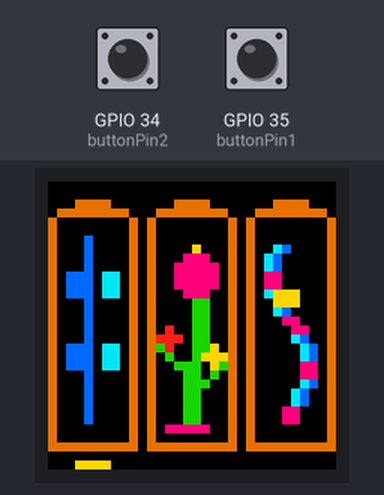
The sketch below on a simulated ESP32. On the bench: 32×32 colour display. Inputs (shaded band) come from the test bench; at power-on: GPIO 34 (buttonPin2) LOW, GPIO 35 (buttonPin1) LOW. What the sketch prints to the serial monitor is not drawn.

Above: at 1.2 s.
1.3 s: GPIO 34 (buttonPin2) pulled HIGH for 0.15 s
At 1.66 s:
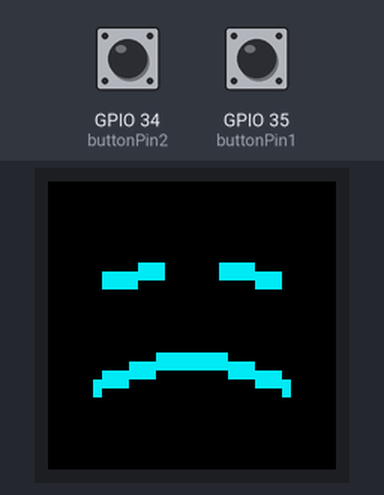
2.0 s: GPIO 35 (buttonPin1) pulled HIGH for 0.15 s
At 2.58 s:
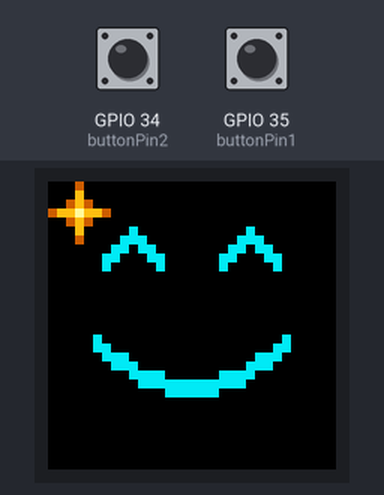
2.7 s: GPIO 34 (buttonPin2) pulled HIGH for 1 s
At 4.23 s:
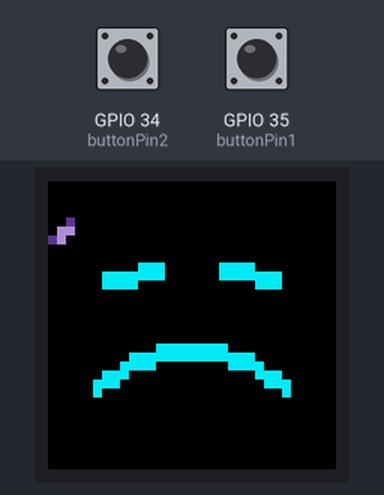
4.3 s: GPIO 35 (buttonPin1) pulled HIGH for 1 s
At 6.05 s:
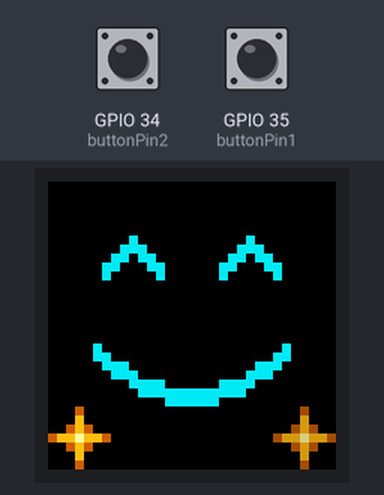
Timing chart, 0 to 6.9 s (numbered marks = the images above; inputs shaded):
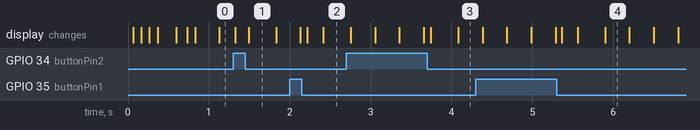

The sketch:

after.ino
```cpp
// --- CUSTOM PXMATRIX PINS: PRESERVED FROM YOUR SKETCH ---
#define P_R1 13
#define P_G1 27
#define P_B1 26
#define P_R2 13
#define P_G2 27
#define P_B2 26

#define PxMATRIX_DOUBLE_BUFFER true

#include <PxMatrix.h>
#include <math.h>

// ------------------------- Matrix wiring -------------------------
#define P_LAT 22
#define P_A   19
#define P_B   23
#define P_C   18
#define P_D   5
#define P_OE  16

PxMATRIX display(32, 32, P_LAT, P_OE, P_A, P_B, P_C, P_D);

// ------------------------- Display refresh -------------------------
hw_timer_t *displayTimer = nullptr;
portMUX_TYPE timerMux = portMUX_INITIALIZER_UNLOCKED;

void IRAM_ATTR display_updater() {
  portENTER_CRITICAL_ISR(&timerMux);
  display.display(10);
  portEXIT_CRITICAL_ISR(&timerMux);
}

// ------------------------- Buttons -------------------------
const int buttonPin1 = 35;
const int buttonPin2 = 34;

// External pull-ups: released = HIGH, pressed = LOW.
const unsigned long DEBOUNCE_MS = 30;

struct Button {
  int pin;
  byte rawState;
  byte stableState;
  unsigned long changedAt;
};

// Explicit declarations for Arduino's sketch preprocessor.
void initializeButton(Button &button);
bool buttonPressed(Button &button, unsigned long now);

Button greenButton = {buttonPin1, HIGH, HIGH, 0};
Button blueButton = {buttonPin2, HIGH, HIGH, 0};

enum Scene {
  POND,
  HAPPY,
  SAD
};

Scene currentScene = POND;

unsigned long effectStarted = 0;
unsigned long lastFrame = 0;

const unsigned long FRAME_INTERVAL_MS = 33;
const unsigned long EFFECT_DURATION_MS = 3000UL;

// ------------------------- Button functions -------------------------
void initializeButton(Button &button) {
  pinMode(button.pin, INPUT);

  button.rawState = digitalRead(button.pin);
  button.stableState = button.rawState;
  button.changedAt = millis();
}

bool buttonPressed(Button &button, unsigned long now) {
  byte reading = digitalRead(button.pin);

  if (reading != button.rawState) {
    button.rawState = reading;
    button.changedAt = now;
  }

  if (reading != button.stableState &&
      now - button.changedAt >= DEBOUNCE_MS) {
    button.stableState = reading;
    return reading == LOW;
  }

  return false;
}

// ------------------------- Drawing helpers -------------------------
float smoothProgress(float value) {
  if (value < 0.0f) value = 0.0f;
  if (value > 1.0f) value = 1.0f;

  return value * value * (3.0f - 2.0f * value);
}

void drawGlint(int x, int y, uint16_t color) {
  display.drawPixel(x, y, color);
  display.drawPixel(x - 1, y, color);
  display.drawPixel(x + 1, y, color);
  display.drawPixel(x, y - 1, color);
  display.drawPixel(x, y + 1, color);
}

// ------------------------- Effect 1: Happy with golden stars -------------------------
void effect1(unsigned long now) {
  unsigned long elapsed = now - effectStarted;

  uint16_t cyan = display.color565(0, 235, 245);
  display.fillScreen(display.color565(0, 0, 0));

  // Smile is present immediately.
  float expression = smoothProgress(elapsed / 250.0f);
  float smileDepth = 3.0f + 2.0f * expression;

  // Happy rise, then gentle settling.
  float lift = 0.0f;

  if (elapsed < 220UL) {
    lift = 2.0f * smoothProgress(elapsed / 220.0f);
  } else if (elapsed < 800UL) {
    lift = 2.0f *
           (1.0f - smoothProgress(
               (elapsed - 220UL) / 580.0f));
  }

  int offsetY = -(int)roundf(lift);

  // Slow contented blink.
  float eyeOpenness = 1.0f;

  if (elapsed >= 1400UL && elapsed < 1520UL) {
    eyeOpenness = 1.0f -
        smoothProgress((elapsed - 1400UL) / 120.0f);
  } else if (elapsed >= 1520UL && elapsed < 1780UL) {
    eyeOpenness = 0.0f;
  } else if (elapsed >= 1780UL && elapsed < 1940UL) {
    eyeOpenness =
        smoothProgress((elapsed - 1780UL) / 160.0f);
  }

  const int eyeCenters[2] = {9, 22};
  int eyeY = 10 + offsetY;
  int archHeight = (int)roundf(3.0f * eyeOpenness);

  for (int eye = 0; eye < 2; eye++) {
    int ex = eyeCenters[eye];

    if (archHeight == 0) {
      display.fillRect(ex - 3, eyeY, 7, 2, cyan);
    } else {
      for (int thickness = 0; thickness < 2; thickness++) {
        display.drawLine(
            ex - 3, eyeY + thickness,
            ex, eyeY - archHeight + thickness,
            cyan);

        display.drawLine(
            ex, eyeY - archHeight + thickness,
            ex + 3, eyeY + thickness,
            cyan);
      }
    }
  }

  // Continuous, two-pixel-thick smile.
  int previousX = 0;
  int previousY = 0;

  for (int column = 0; column < 22; column++) {
    int x = 5 + column;
    float u = (column - 10.5f) / 10.5f;

    int y = 19 + offsetY +
            (int)roundf(
                smileDepth * (1.0f - u * u));

    for (int thickness = 0; thickness < 2; thickness++) {
      if (column == 0) {
        display.drawPixel(x, y + thickness, cyan);
      } else {
        display.drawLine(
            previousX, previousY + thickness,
            x, y + thickness,
            cyan);
      }
    }

    previousX = x;
    previousY = y;
  }

  // Star sprite:
  // 0 = black space, 1 = amber, 2 = gold, 3 = pale center.
  //
  // Long points and a broad center make the silhouette
  // read as a star rather than an isolated bright dot.
  static const uint8_t star[7][7] = {
    {0, 0, 0, 1, 0, 0, 0},
    {0, 0, 0, 2, 0, 0, 0},
    {0, 0, 1, 2, 1, 0, 0},
    {1, 2, 2, 3, 2, 2, 1},
    {0, 0, 1, 2, 1, 0, 0},
    {0, 0, 0, 2, 0, 0, 0},
    {0, 0, 0, 1, 0, 0, 0}
  };

  // Five safe positions, separated from the face.
  static const uint8_t starX[5] = {3, 28, 3, 28, 16};
  static const uint8_t starY[5] = {3, 28, 28, 3, 3};

  // Twelve appearances, staggered around the face.
  const int STAR_COUNT = 12;

  static const unsigned long starStart[STAR_COUNT] = {
     120UL,  300UL,  480UL,  660UL,
     840UL, 1020UL, 1200UL, 1380UL,
    1560UL, 1740UL, 1920UL, 2100UL
  };

  const unsigned long STAR_DURATION_MS = 420UL;

  for (int i = 0; i < STAR_COUNT; i++) {
    if (elapsed < starStart[i]) {
      continue;
    }

    unsigned long age = elapsed - starStart[i];

    if (age >= STAR_DURATION_MS) {
      continue;
    }

    // Appear as a complete star, hold, then fade.
    // Never shrink into a lone pixel.
    float brightness = 1.0f;

    if (age >= 200UL) {
      brightness = 1.0f -
          smoothProgress((age - 200UL) / 220.0f);
    }

    uint16_t colors[4];
    colors[0] = 0;

    colors[1] = display.color565(
        (uint8_t)roundf(200.0f * brightness),
        (uint8_t)roundf(95.0f * brightness),
        0);

    colors[2] = display.color565(
        (uint8_t)roundf(255.0f * brightness),
        (uint8_t)roundf(190.0f * brightness),
        (uint8_t)roundf(20.0f * brightness));

    colors[3] = display.color565(
        (uint8_t)roundf(255.0f * brightness),
        (uint8_t)roundf(250.0f * brightness),
        (uint8_t)roundf(155.0f * brightness));

    int position = i % 5;
    int left = starX[position] - 3;
    int top = starY[position] - 3;

    for (int sy = 0; sy < 7; sy++) {
      for (int sx = 0; sx < 7; sx++) {
        uint8_t shade = star[sy][sx];

        if (shade != 0) {
          display.drawPixel(
              left + sx, top + sy, colors[shade]);
        }
      }
    }
  }
}


// ------------------------- Effect 2: Sad face with falling petals -------------------------
void effect2(unsigned long now) {
  unsigned long elapsed = now - effectStarted;

  uint16_t cyan = display.color565(0, 235, 245);
  display.fillScreen(display.color565(0, 0, 0));

  float expression = smoothProgress(elapsed / 450.0f);
  float frownDepth = 3.0f + 1.5f * expression;

  // Entire face sits two pixels higher, with a gentle sinking motion.
  int offsetY = -2 + (int)roundf(
      smoothProgress(elapsed / 850.0f));

  // Slow, weary blink.
  float eyeOpenness = 1.0f;

  if (elapsed >= 900UL && elapsed < 1060UL) {
    eyeOpenness = 1.0f -
        smoothProgress((elapsed - 900UL) / 160.0f);
  } else if (elapsed >= 1060UL && elapsed < 1360UL) {
    eyeOpenness = 0.0f;
  } else if (elapsed >= 1360UL && elapsed < 1580UL) {
    eyeOpenness =
        smoothProgress((elapsed - 1360UL) / 220.0f);
  }

  int eyeY = 11 + offsetY;
  int droop = (int)roundf(eyeOpenness);

  // Restrained, two-pixel-thick eyes.
  for (int thickness = 0; thickness < 2; thickness++) {
    display.drawLine(
        6, eyeY + 1 + thickness,
        12, eyeY + 1 - droop + thickness,
        cyan);

    display.drawLine(
        19, eyeY + 1 - droop + thickness,
        25, eyeY + 1 + thickness,
        cyan);
  }

  // Continuous, two-pixel-thick frown.
  int previousX = 0;
  int previousY = 0;

  for (int column = 0; column < 22; column++) {
    int x = 5 + column;
    float u = (column - 10.5f) / 10.5f;

    int y = 24 + offsetY -
            (int)roundf(
                frownDepth * (1.0f - u * u));

    for (int thickness = 0; thickness < 2; thickness++) {
      if (column == 0) {
        display.drawPixel(x, y + thickness, cyan);
      } else {
        display.drawLine(
            previousX, previousY + thickness,
            x, y + thickness,
            cyan);
      }
    }

    previousX = x;
    previousY = y;
  }

  // ------------------------- Tears -------------------------
  static const unsigned long tearStart[2] = {
    1150UL, 1950UL
  };

  const unsigned long TEAR_DURATION_MS = 1100UL;

  for (int i = 0; i < 2; i++) {
    if (elapsed < tearStart[i]) {
      continue;
    }

    unsigned long age = elapsed - tearStart[i];

    if (age >= TEAR_DURATION_MS) {
      continue;
    }

    float progress = age / (float)TEAR_DURATION_MS;
    float fall = progress * progress;

    int outward = (int)roundf(3.0f * progress);
    int x = i == 0 ? 6 - outward : 25 + outward;

    int y = 13 + offsetY +
            (int)roundf(6.0f * fall);

    float brightness = 1.0f;

    if (age < 120UL) {
      brightness = smoothProgress(age / 120.0f);
    } else if (age > 800UL) {
      brightness = 1.0f -
          smoothProgress((age - 800UL) / 300.0f);
    }

    uint16_t tearBlue = display.color565(
        (uint8_t)roundf(40.0f * brightness),
        (uint8_t)roundf(125.0f * brightness),
        (uint8_t)roundf(255.0f * brightness));

    uint16_t tearLight = display.color565(
        (uint8_t)roundf(150.0f * brightness),
        (uint8_t)roundf(225.0f * brightness),
        (uint8_t)roundf(255.0f * brightness));

    display.drawPixel(x, y, tearBlue);
    display.drawPixel(x, y + 1, tearBlue);
    display.drawFastHLine(x - 1, y + 2, 3, tearBlue);
    display.drawPixel(x, y + 3, tearBlue);
    display.drawPixel(x, y + 2, tearLight);
  }

  // ------------------------- Falling petals -------------------------
  // Two hand-shaped poses: a diagonal petal and a turned petal.
  // 0 = empty, 1 = violet shading, 2 = pale lavender.
  static const uint8_t petalSprites[2][5][5] = {
    {
      {0, 0, 0, 0, 0},
      {0, 0, 0, 1, 0},
      {0, 0, 2, 2, 0},
      {0, 1, 2, 0, 0},
      {0, 0, 0, 0, 0}
    },
    {
      {0, 0, 0, 0, 0},
      {0, 0, 1, 0, 0},
      {0, 2, 2, 1, 0},
      {0, 0, 2, 0, 0},
      {0, 0, 0, 0, 0}
    }
  };

  const int PETAL_COUNT = 4;
  const unsigned long PETAL_DURATION_MS = 1900UL;

  static const unsigned long petalStart[PETAL_COUNT] = {
    80UL, 430UL, 900UL, 1350UL
  };

  for (int i = 0; i < PETAL_COUNT; i++) {
    if (elapsed < petalStart[i]) {
      continue;
    }

    unsigned long age = elapsed - petalStart[i];

    if (age >= PETAL_DURATION_MS) {
      continue;
    }

    float progress = age / (float)PETAL_DURATION_MS;

    // Keep petals in narrow outer lanes, away from the face.
    bool leftSide = (i % 2) == 0;

    float sway = sinf(
        progress * 6.2831853f + i * 1.7f);

    int centerX = leftSide
        ? 1 + (int)roundf(0.6f * sway)
        : 30 + (int)roundf(0.6f * sway);

    int centerY = 1 + (int)roundf(29.0f * progress);

    // Turn occasionally instead of flashing between poses.
    int pose = ((age / 380UL) + i) % 2;
    bool mirror = (i % 2) != 0;

    float brightness = 0.85f;

    if (age < 160UL) {
      brightness *= smoothProgress(age / 160.0f);
    } else if (age > 1500UL) {
      brightness *= 1.0f -
          smoothProgress((age - 1500UL) / 400.0f);
    }

    uint16_t petalShade = display.color565(
        (uint8_t)roundf(105.0f * brightness),
        (uint8_t)roundf(65.0f * brightness),
        (uint8_t)roundf(175.0f * brightness));

    uint16_t petalLight = display.color565(
        (uint8_t)roundf(205.0f * brightness),
        (uint8_t)roundf(165.0f * brightness),
        (uint8_t)roundf(245.0f * brightness));

    for (int sy = 0; sy < 5; sy++) {
      for (int sx = 0; sx < 5; sx++) {
        int sourceX = mirror ? 4 - sx : sx;
        uint8_t shade = petalSprites[pose][sy][sourceX];

        if (shade == 0) {
          continue;
        }

        int px = centerX + sx - 2;
        int py = centerY + sy - 2;

        if (px < 0 || px >= 32 || py < 0 || py >= 32) {
          continue;
        }

        display.drawPixel(
            px, py,
            shade == 1 ? petalShade : petalLight);
      }
    }
  }
}


// ------------------------- Rest: Everything is on fire -------------------------
void restState(unsigned long now) {
  // Thursday triptych: order, exuberance, and the place where both rhythms meet.
  static bool initialized = false;
  static unsigned long previousTime = 0;
  static unsigned long animationTime = 0;
  unsigned long step = 33UL;
  if (initialized) {
    unsigned long gap = now - previousTime;
    step = gap <= 200UL ? gap : 33UL;
  } else {
    initialized = true;
  }
  previousTime = now;
  animationTime = (animationTime + step) % 24000UL;

  const float TAU = 6.28318530718f;
  float phase = TAU * (animationTime % 8000UL) / 8000.0f;
  uint16_t black = display.color565(0, 0, 0);
  uint16_t frame = display.color565(230, 115, 0);
  uint16_t blue = display.color565(0, 105, 255);
  uint16_t cyan = display.color565(0, 230, 240);
  uint16_t pink = display.color565(255, 0, 125);
  uint16_t red = display.color565(255, 35, 30);
  uint16_t gold = display.color565(255, 215, 0);
  uint16_t green = display.color565(25, 215, 0);

  display.fillScreen(black);

  // Three tall panels, divided by black gutters like a miniature altarpiece.
  const int left[3] = {0, 11, 22};
  for (int panel = 0; panel < 3; panel++) {
    int x = left[panel];
    display.drawFastVLine(x, 4, 26, frame);
    display.drawFastVLine(x + 9, 4, 26, frame);
    display.drawFastHLine(x, 29, 10, frame);
    display.drawFastHLine(x + 1, 3, 8, frame);
    display.drawFastHLine(x + 3, 2, 4, frame);
  }

  // Workday: little blue blocks move with strict, repeated spacing.
  int march = (animationTime / 350UL) % 8;
  for (int i = 0; i < 3; i++) {
    int y = 7 + ((i * 8 + march) % 21);
    if (y <= 25) {
      display.fillRect(2, y, 2, 3, blue);
      display.fillRect(6, y, 2, 3, cyan);
    }
  }
  display.drawFastVLine(4, 6, 21, blue);

  // Garden: an impossible pink fountain grows into bright, oversized fruit.
  int sway = (int)roundf(sinf(phase));
  display.drawLine(15, 27, 15 + sway, 12, green);
  display.drawLine(16, 27, 16 + sway, 12, green);
  display.drawLine(15, 21, 12, 18, green);
  display.drawLine(16, 23, 19, 20, green);
  display.fillCircle(15 + sway, 10, 2, pink);
  display.drawPixel(15 + sway, 7, gold);
  display.fillCircle(13, 17, 1, red);
  display.fillCircle(18, 19, 1, gold);
  display.drawFastHLine(13, 27, 5, pink);

  // The third world combines the garden's curves and the workday's geometry.
  // Its different rhythm lets the three panels coexist without becoming one.
  for (int y = 7; y < 27; y++) {
    int bend = (int)roundf(2.0f * sinf(phase * 2.0f + y * 0.30f));
    int x = 26 + bend;
    display.drawPixel(x, y, y % 5 < 2 ? pink : cyan);
    display.drawPixel(x + 1, y, y % 5 < 2 ? pink : blue);
  }
  int travelerY = 8 + (animationTime / 240UL) % 18;
  display.fillRect(25, travelerY, 3, 2, gold);

  // A small shared golden pulse connects the panels at their foundations.
  int focus = (animationTime / 1600UL) % 3;
  display.drawFastHLine(left[focus] + 3, 31, 4, gold);
}

// ------------------------- Setup -------------------------
void setup() {
  Serial.begin(115200);

  pinMode(P_OE, OUTPUT);
  digitalWrite(P_OE, LOW);

  initializeButton(greenButton);
  initializeButton(blueButton);

  display.begin(16);
  display.setBrightness(255);
  display.clearDisplay();

  // Preserve your working refresh settings.
  displayTimer = timerBegin(0, 80, true);
  timerAttachInterrupt(displayTimer, &display_updater, true);
  timerAlarmWrite(displayTimer, 1000, true);
  timerAlarmEnable(displayTimer);

  effectStarted = millis();
  lastFrame = effectStarted;

  Serial.println("Ready: koi pond");
}

// ------------------------- Main loop -------------------------
void loop() {
  unsigned long now = millis();

  bool greenPressed = buttonPressed(greenButton, now);
  bool bluePressed = buttonPressed(blueButton, now);

  // Each press starts or restarts its effect.
  // Simultaneous press events are ignored.
  if (greenPressed && !bluePressed) {
    currentScene = HAPPY;
    effectStarted = now;

    Serial.println("Green: happy for 3.5 seconds");
  } else if (bluePressed && !greenPressed) {
    currentScene = SAD;
    effectStarted = now;

    Serial.println("Blue: sad for 3.5 seconds");
  }

  // Return to the pond when the effect finishes.
  if (currentScene != POND &&
      now - effectStarted >= EFFECT_DURATION_MS) {
    currentScene = POND;

    Serial.println("Rest: koi pond");
  }

  if (now - lastFrame >= FRAME_INTERVAL_MS) {
    lastFrame = now;

    // Draw into the hidden buffer.
    switch (currentScene) {
      case HAPPY:
        effect1(now);
        break;

      case SAD:
        effect2(now);
        break;

      case POND:
      default:
        restState(now);
        break;
    }

    // Display the completed frame.
    portENTER_CRITICAL(&timerMux);
    display.showBuffer();
    portEXIT_CRITICAL(&timerMux);
  }

  delay(1);
}
```
